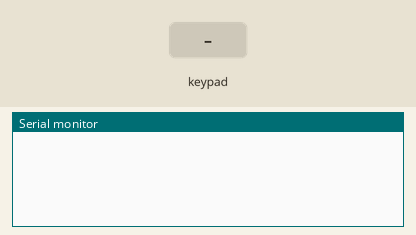
Bench run of a sketch on a simulated Arduino Uno, built with avr-gcc and run on an emulated ATmega328P. On the bench: the last lines printed to the serial monitor. Inputs (shaded band) come from the test bench.

Above: at 1.2 s.
1.3 s: key '1' pressed
At 1.9 s:
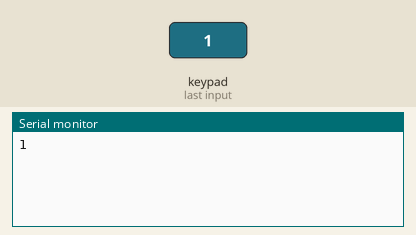
2.8 s: keypad keys 9 8 7 6 D pressed 0.4 s apart
At 5.3 s:
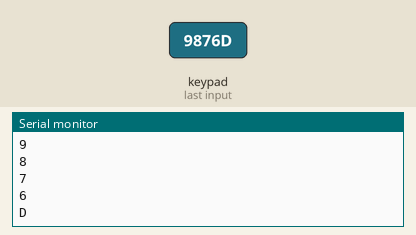
6.3 s: key 'K' pressed
At 7.1 s:
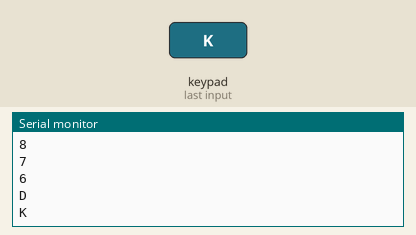
7.8 s: key 'B' pressed
At 9.0 s:
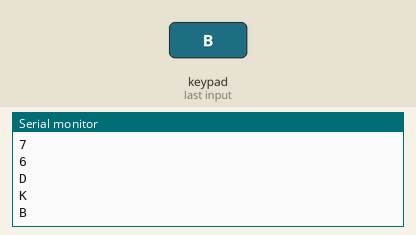
9.3 s: key 'C' pressed
At 10.4 s:
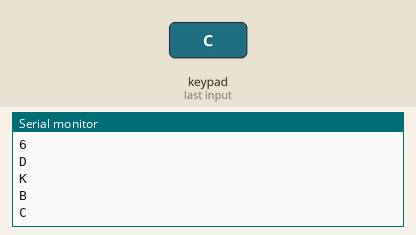
10.8 s: key 'R' pressed
At 11.6 s:
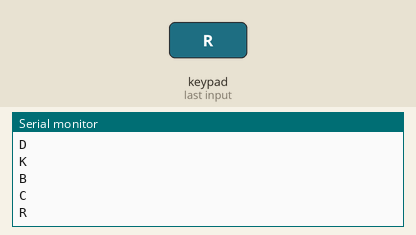
Timing chart, 0 to 13.3 s (numbered marks = the images above; inputs shaded):
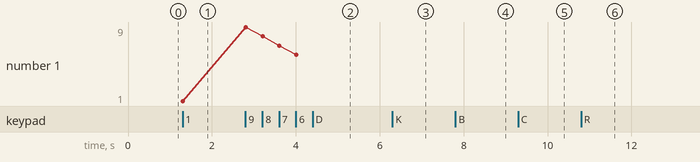

The sketch:

tustakimi.ino
```cpp
#include <Keypad.h>

const byte satirSayisi= 4;
const byte sutunSayisi= 4;

char tuslar[satirSayisi][sutunSayisi]=
{
{'1', '2', '3', 'K'},
{'4', '5', '6', 'B'},
{'7', '8', '9', 'C'},
{'R', '0', 'E', 'D'}
};

byte satirPinleri[satirSayisi] = {9,8,7,6};
byte sutunPinleri[sutunSayisi]= {5,4,3,2};

Keypad tusTakimi= Keypad(makeKeymap(tuslar), satirPinleri, sutunPinleri, satirSayisi, sutunSayisi);

void setup(){
  Serial.begin(9600);
}

void loop(){
  char basilanTus = tusTakimi.getKey();
  if (basilanTus != NO_KEY){
    Serial.println(basilanTus);

      }
      }
```

Measured:
- after the input at 1.3 s, the serial monitor: prints a new line at once (image 1)
- after the input at 2.8 s, the serial monitor: prints a new line at once (image 2)
- after the input at 6.3 s, the serial monitor: prints a new line at once (image 3)
- after the input at 7.8 s, the serial monitor: prints a new line at once (image 4)
- after the input at 9.3 s, the serial monitor: prints a new line at once (image 5)
- after the input at 10.8 s, the serial monitor: prints a new line at once (image 6)
- plotted number 1: 1 → 6 after the input at 2.8 s
